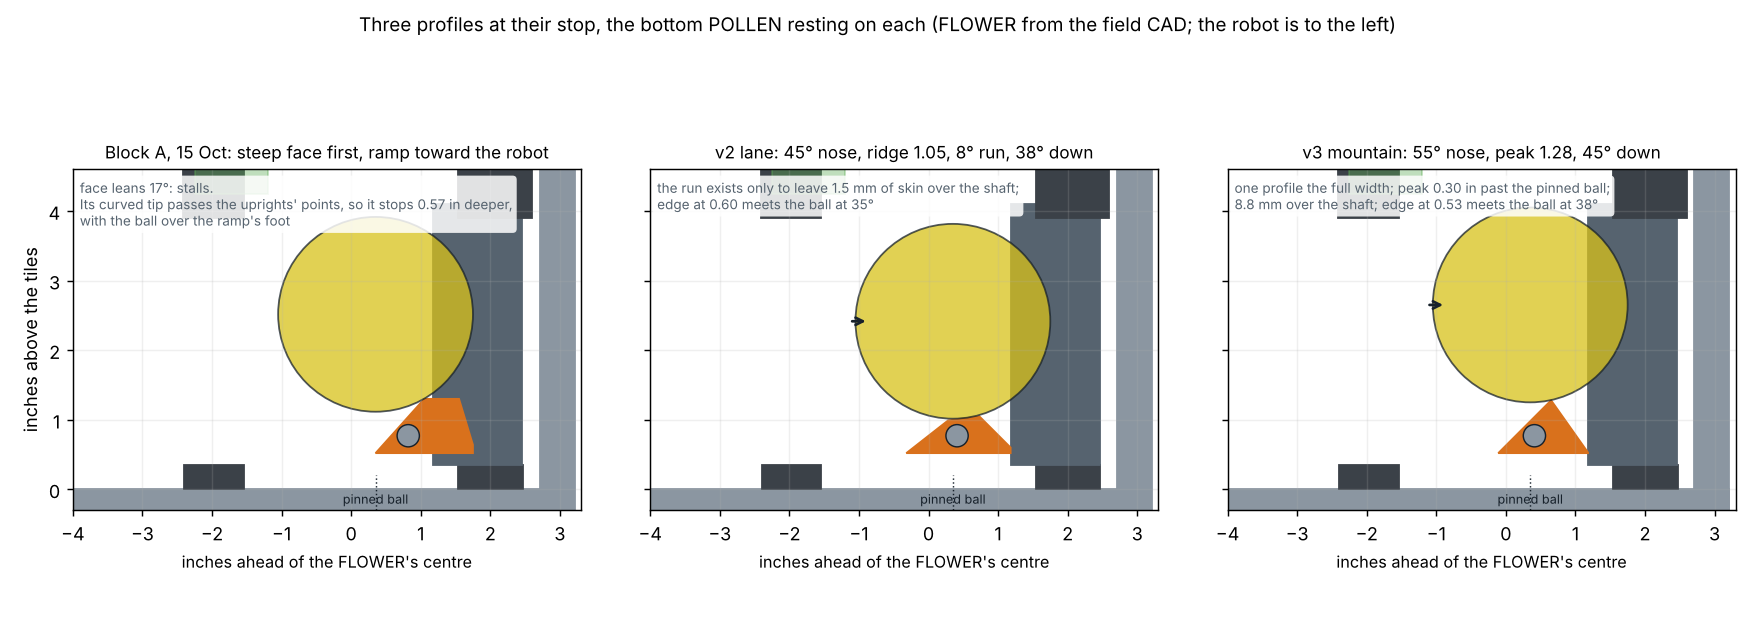

This chart was generated by the following Python code:
"""Three blade profiles at their stop in the FLOWER's slice, with the pinned POLLEN resting on each: Block A as driven
on 15 Oct (steep face first, ramp toward the robot), the v2 lane, and v3 the mountain. Writes profiles_compare.png.

    python3 cad/modules/flower-stick-proto/profiles_compare.py
"""
import math, os
import matplotlib
matplotlib.use("Agg")
import matplotlib.pyplot as plt
from matplotlib.patches import Circle, Polygon
from stack_sequence import draw_flower
HERE = os.path.dirname(os.path.abspath(__file__))
R, PIN = 1.4, 0.35
# (name, stop x in the FLOWER frame, profile x behind the lip / z, note)
BLADES = [
    ("Block A, 15 Oct: steep face first, ramp toward the robot", 1.75, [(0.0, 0.52), (0.0, 0.64), (0.2, 1.30), (0.7, 1.30), (1.4, 0.52)],
     "face leans 17°: stalls.\nIts curved tip passes the uprights' points, so it stops 0.57 in deeper,\nwith the ball over the ramp's foot"),
    ("v2 lane: 45° nose, ridge 1.05, 8° run, 38° down", 1.18, [(0.0, 0.52), (0.0, 0.60), (0.45, 1.05), (0.90, 0.99), (1.50, 0.52)],
     "the run exists only to leave 1.5 mm of skin over the shaft;\nedge at 0.60 meets the ball at 35°"),
    ("v3 mountain: 55° nose, peak 1.28, 45° down", 1.18, [(0.0, 0.52), (0.0, 0.53), (0.53, 1.28), (1.29, 0.52)],
     "one profile the full width; peak 0.30 in past the pinned ball;\n8.8 mm over the shaft; edge at 0.53 meets the ball at 38°"),
]


def rest_height(pts, cx):
    """The height of a ball of radius R centred at x = cx resting on the polyline pts (FLOWER frame) or the tiles."""
    best = R
    for (ax, az), (bx, bz) in zip(pts, pts[1:]):
        ex, ez = bx - ax, bz - az; L2 = ex * ex + ez * ez
        # the ball touches the segment: find the centre height z such that the distance from (cx, z) to the segment is R
        for z in [R + i * 0.005 for i in range(0, 400)]:
            t = max(0.0, min(1.0, ((cx - ax) * ex + (z - az) * ez) / L2)); px, pz = ax + t * ex, az + t * ez
            if math.hypot(cx - px, z - pz) >= R:
                best = max(best, z); break
    return best


fig, axes = plt.subplots(1, 3, figsize=(13.5, 4.9), sharey=True)
for ax, (name, stop, prof, note) in zip(axes, BLADES):
    draw_flower(ax)
    pts = [(stop - x, z) for x, z in prof]
    ax.add_patch(Polygon(pts, closed=True, color="#d9711c"))
    rod = (stop - (0.93 if name.startswith("Block A") else 0.77), 0.77)
    ax.add_patch(Circle(rod, 0.16, color="#8b96a1", ec="#17212b", lw=0.8))
    z = rest_height(pts, PIN)
    ax.add_patch(Circle((PIN, z), R, facecolor="#d8c21a", edgecolor="#17212b", alpha=.75))
    ax.annotate("", (PIN - 1.2, z), (PIN - R - 0.1, z), arrowprops=dict(arrowstyle="->", color="#17212b", lw=1.5)) if not name.startswith("Block A") else None
    ax.plot([PIN, PIN], [-0.3, 0.2], color="#17212b", lw=0.8, ls=":")
    ax.text(PIN, -0.25, "pinned ball", fontsize=7, ha="center", va="bottom", color="#17212b")
    ax.set_xlim(-4.0, 3.3); ax.set_ylim(-0.3, 4.6); ax.set_aspect("equal"); ax.grid(alpha=.2)
    ax.set_title(name, fontsize=9.5)
    ax.text(-3.9, 4.45, note, fontsize=7.5, va="top", color="#56636f", bbox=dict(boxstyle="round,pad=0.3", fc="white", ec="none", alpha=.85))
    ax.set_xlabel("inches ahead of the FLOWER's centre", fontsize=9)
axes[0].set_ylabel("inches above the tiles")
fig.suptitle("Three profiles at their stop, the bottom POLLEN resting on each (FLOWER from the field CAD; the robot is to the left)", fontsize=10.5)
fig.tight_layout()
out = os.path.join(HERE, "profiles_compare.png"); fig.savefig(out, dpi=130); print(out)
